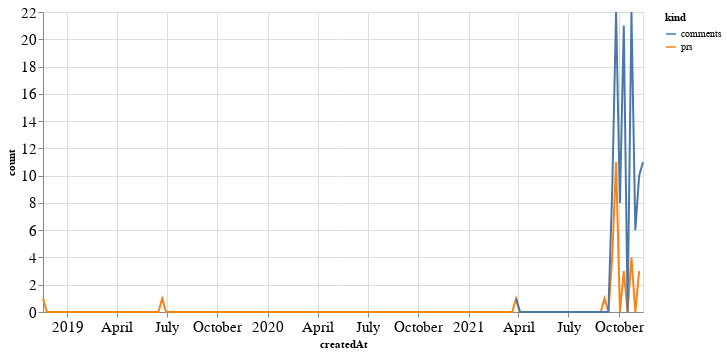

Notebook code cell kept with this figure:
### Code cell
alt.Chart(total_time, width=600).mark_line().encode(
    x='createdAt',
    y='count',
    color='kind'
)

### Figure 1 — Vega-Lite specification as saved in the notebook (floating-point values rounded to 4 significant figures; data arrays with more than 128 entries replaced by an {"elided": "..."} marker saying what was removed)
{"config": {"axisLeft": {"labelFontSize": 15}, "axisBottom": {"labelFontSize": 15}}, "data": {"name": "data-358caa2bb9f3d77d3c7368a2b7ea0dc9"}, "mark": "line", "encoding": {"color": {"type": "nominal", "field": "kind"}, "x": {"type": "temporal", "field": "createdAt"}, "y": {"type": "quantitative", "field": "count"}}, "width": 600, "$schema": "https://vega.github.io/schema/vega-lite/v4.8.1.json", "datasets": {"data-358caa2bb9f3d77d3c7368a2b7ea0dc9": {"elided": "314 records"}}}
